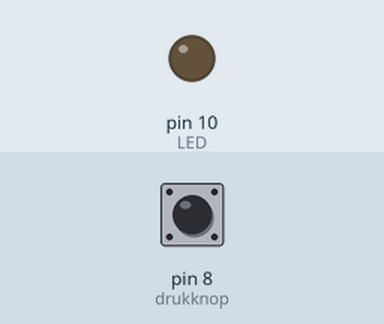
Recording of a sketch running on a simulated Arduino Uno, built with avr-gcc and run on an emulated ATmega328P. Parts: output pins drawn as LEDs (lit = HIGH). Inputs (shaded band) come from the test bench; at power-on: pin 8 (drukknop) HIGH.

Above: at 1.2 s.
1.3 s: pin 8 (drukknop) pulled LOW for 0.15 s
At 1.37 s:
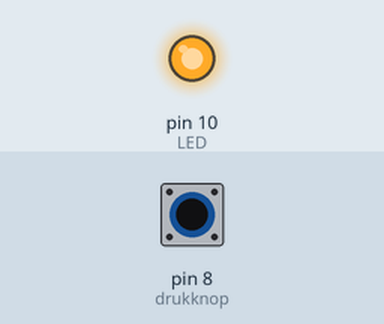
2.9 s: pin 8 (drukknop) pulled LOW for 3.2 s
At 7.3 s:
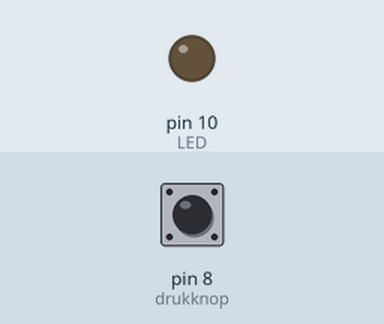
Timing chart, 0 to 8.8 s (numbered marks = the images above; inputs shaded):
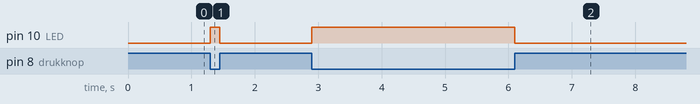

Measured:
- after the input at 1.3 s, pin 10 (LED): LOW → HIGH at once, → LOW 0.15 s later
- after the input at 2.9 s, pin 10 (LED): LOW → HIGH at once, → LOW 3.2 s later

The sketch:

BUTTON-ADI.ino
```cpp
const int LED = 10;
const int drukknop = 8;
int drukstand = 0;

void setup() {
  // put your setup code here, to run once:
  pinMode(LED,OUTPUT);
  pinMode(drukknop, INPUT);
}

void loop() {
  // put your main code here, to run repeatedly:
  drukstand = digitalRead(drukknop);
  if (drukstand == LOW){
    digitalWrite(LED,HIGH);
  }
  else{
    digitalWrite(LED, LOW);
  }
}
```
